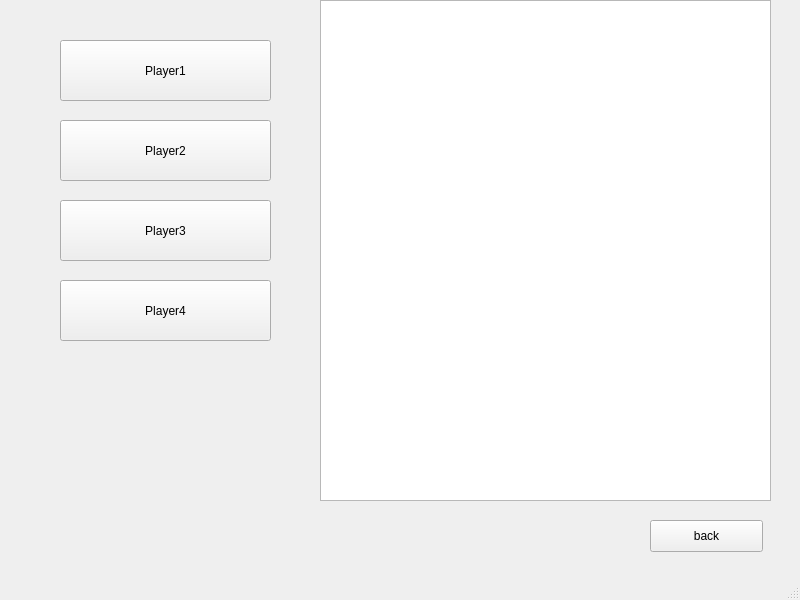
<?xml version="1.0" encoding="UTF-8"?>
<ui version="4.0">
 <class>ShowProfileWindow</class>
 <widget class="QMainWindow" name="ShowProfileWindow">
  <property name="geometry">
   <rect>
    <x>0</x>
    <y>0</y>
    <width>800</width>
    <height>600</height>
   </rect>
  </property>
  <property name="windowTitle">
   <string>MainWindow</string>
  </property>
  <widget class="QWidget" name="centralwidget">
   <widget class="QListView" name="listView">
    <property name="geometry">
     <rect>
      <x>320</x>
      <y>0</y>
      <width>451</width>
      <height>501</height>
     </rect>
    </property>
   </widget>
   <widget class="QPushButton" name="backBtn">
    <property name="geometry">
     <rect>
      <x>650</x>
      <y>520</y>
      <width>113</width>
      <height>32</height>
     </rect>
    </property>
    <property name="text">
     <string>back</string>
    </property>
   </widget>
   <widget class="QPushButton" name="player_1">
    <property name="geometry">
     <rect>
      <x>60</x>
      <y>40</y>
      <width>211</width>
      <height>61</height>
     </rect>
    </property>
    <property name="text">
     <string>Player1</string>
    </property>
   </widget>
   <widget class="QPushButton" name="player_2">
    <property name="geometry">
     <rect>
      <x>60</x>
      <y>120</y>
      <width>211</width>
      <height>61</height>
     </rect>
    </property>
    <property name="text">
     <string>Player2</string>
    </property>
   </widget>
   <widget class="QPushButton" name="player_3">
    <property name="geometry">
     <rect>
      <x>60</x>
      <y>200</y>
      <width>211</width>
      <height>61</height>
     </rect>
    </property>
    <property name="text">
     <string>Player3</string>
    </property>
   </widget>
   <widget class="QPushButton" name="player_4">
    <property name="geometry">
     <rect>
      <x>60</x>
      <y>280</y>
      <width>211</width>
      <height>61</height>
     </rect>
    </property>
    <property name="text">
     <string>Player4</string>
    </property>
   </widget>
  </widget>
  <widget class="QMenuBar" name="menubar">
   <property name="geometry">
    <rect>
     <x>0</x>
     <y>0</y>
     <width>800</width>
     <height>24</height>
    </rect>
   </property>
  </widget>
  <widget class="QStatusBar" name="statusbar"/>
 </widget>
 <resources/>
 <connections/>
</ui>
